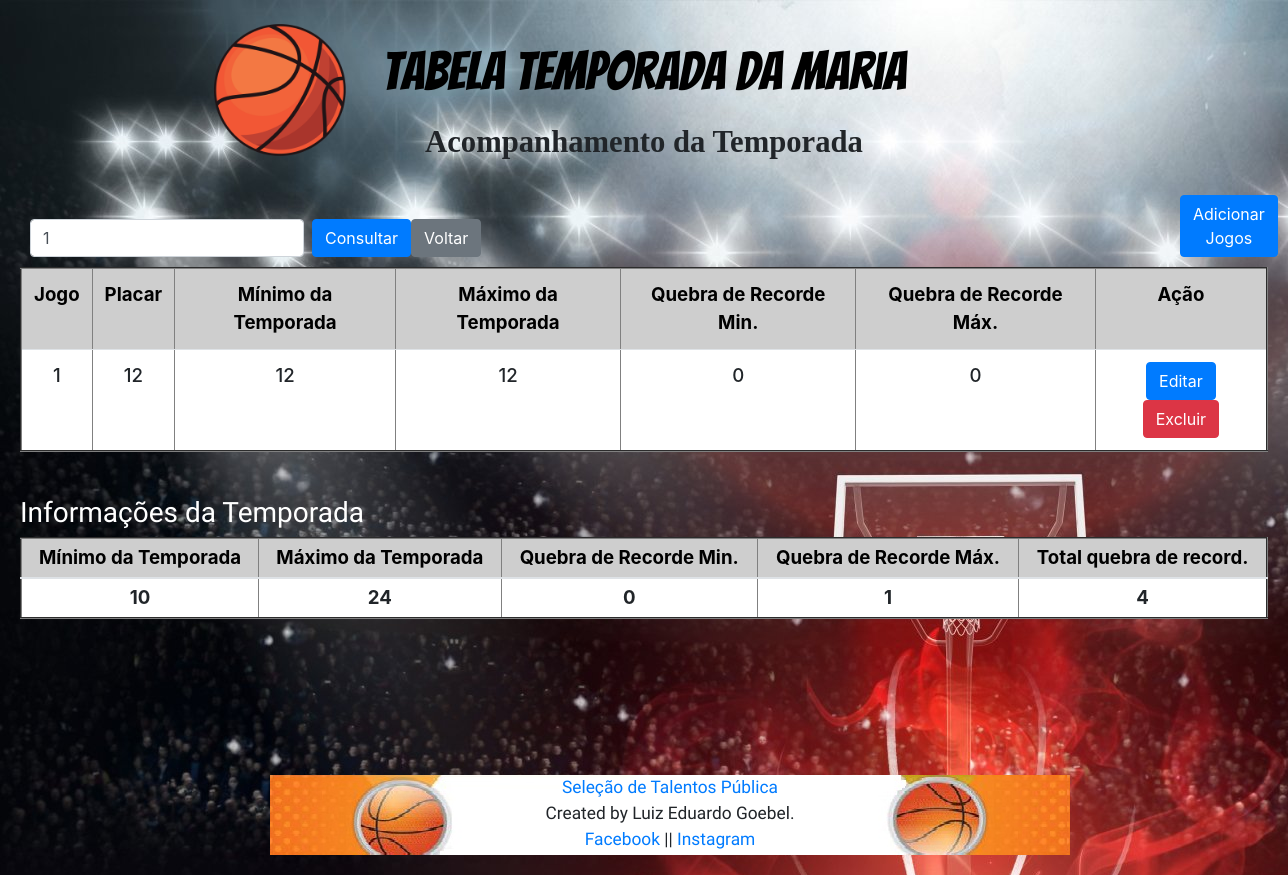
Page /index.php?jogo=1 on the committed database.
### tables this page shows
CREATE TABLE IF NOT EXISTS `dados` (
  `jogo` int(11) NOT NULL AUTO_INCREMENT,
  `placar` varchar(11) DEFAULT NULL,
  `MinT` int(11) DEFAULT NULL,
  `MaxT` int(11) DEFAULT NULL,
  `QrMin` int(11) DEFAULT NULL,
  `QrMax` int(11) DEFAULT NULL,
  `isRecord` tinyint(1) NOT NULL DEFAULT '0',
  PRIMARY KEY (`jogo`)
);

### index.php (the view, shortened to what this page needs)
<?php
include("conexao.php");
$jogo = $_GET['jogo'];
$tabela = "SELECT * FROM dados";
if ($jogo) $tabela .= ' WHERE jogo = ' . $jogo;
$prepara = mysqli_query($conexao, $tabela) or die(mysqli_error($conexao));
$queryInfTemp = 'SELECT MIN(MinT) AS MinT, MAX(MaxT) AS MaxT, MIN(QrMin) AS QrMin, MAX(QrMax) AS QrMax FROM dados';
$prepara2 = mysqli_query($conexao, $queryInfTemp) or die(mysqli_error($conexao));
$infTemp = mysqli_fetch_assoc($prepara2);
$queryInfTemp2 = 'SELECT COUNT(*) AS totalRecord FROM dados WHERE isRecord = 1';
$prepara3      = mysqli_query($conexao, $queryInfTemp2) or die(mysqli_error($conexao));
$infTemp2      = mysqli_fetch_assoc($prepara3);
?>
<!doctype html>
<html lang="pt-br">
<head>
    <link rel="stylesheet" href="https://stackpath.bootstrapcdn.com/bootstrap/4.5.2/css/bootstrap.min.css">
    <link rel="stylesheet" href="estilizacao.css">
</head>
<body>
    <div class="cabecalho">
        <div class="container-fluid">
            <h1>Tabela Temporada da Maria<h1><br>
                    <h2>Acompanhamento da Temporada<h2>
        </div>
    </div>
    <div id="imagembola"><img id="bola" src="imagens/bola.png" alt=""></div>
    <div id="BtnAdd">
        <a class="btn btn-primary" href="form_jogo.php">Adicionar Jogos</a>
    </div>
    <div class="BtnConsulta">
        <form class="form-inline" method="GET">
            <input class="form-control mr-sm-2" name="jogo" type="search" placeholder="Buscar Jogo" aria-label="Search" value="<?= $jogo ?>">
            <button class="btn btn-primary" type="submit">Consultar</button>
            <?php
            if ($jogo) {
                print '<button onclick="window.location.href=\'index.php\'" class="btn btn-secondary" type="button">Voltar</button>';
            }
            ?>
        </form>
    </div>
    <table class="table table-hover" border="2">
        <thead id="CabecalhoTbl">
            <tr>
                <td>Jogo</td>
                <td>Placar</td>
                <td>Mínimo da Temporada</td>
                <td>Máximo da Temporada</td>
                <td>Quebra de Recorde Min.</td>
                <td>Quebra de Recorde Máx.</td>
                <td>Ação</td>
            </tr>
        </thead>
        <tbody id="DadosTabela">
            <tr>
                <?php while ($dado = mysqli_fetch_assoc($prepara)) { ?>
            <tr>
                <td><?php echo $dado["jogo"]; ?></td>
                <td><?php echo $dado["placar"]; ?></td>
                <td><?php echo $dado["MinT"]; ?></td>
                <td><?php echo $dado["MaxT"]; ?></td>
                <td><?php echo $dado["QrMin"]; ?></td>
                <td><?php echo $dado["QrMax"]; ?></td>
                <td>
                    <button type="button" class="btn btn-primary"><a id="btnEditar" href="form_jogo.php?jogo=<?php echo $dado["jogo"]; ?>">Editar</a>
                    </button>
                    <button type="button" class="btn btn-danger"><a id="btnDelete" href="excluir.php?jogo=<?php echo $dado["jogo"]; ?>">Excluir</a></button>
                </td>
            </tr>
        <?php } ?>
        </tr>
        </tbody>
    </table>
    <br>
    <div id="txtInfo">
        <h3>Informações da Temporada</h3>
    </div>
    <table class="table table-sm" border="2">
        <thead>
            <tr>
                <th id="Mint" scope="col">Mínimo da Temporada</th>
                <th id="Maxt" scope="col">Máximo da Temporada</th>
                <th id="QrMin" scope="col">Quebra de Recorde Min.</th>
                <th id="QrMax" scope="col">Quebra de Recorde Máx.</th>
                <th id="QrMax" scope="col">Total quebra de record.</th>
            </tr>
        </thead>
        <tbody id="TabelaInfo">
            <tr>
                <td id="tblinfomint"><?= $infTemp['MinT'] ?></td>
                <td id="tblinfomaxt"><?= $infTemp['MaxT'] ?></td>
                <td id="tblinfoqrmin"><?= $infTemp['QrMin'] ?></td>
                <td id="tblinfoqrmax"><?= $infTemp['QrMax'] ?></td>
                <td id="tblinfototal"><?= $infTemp2['totalRecord'] ?></td>
            </tr>
        </tbody>
    </table>
    <br><br><br><br><br>
    <footer id="rodape">
        <a href="http://www.publica.inf.br/" target="_blank">Seleção de Talentos Pública</a><br>
        Created by Luiz Eduardo Goebel.<br>
        <a href="https://www.facebook.com/luizeduardo.goebel/" target="_blank">Facebook</a> ||
        <a href="https://www.instagram.com/luizgoebel/" target="_blank">Instagram</a>
        <br>
    </footer>
</body>
</html>

### estilizacao.css (style rules this page uses)
body { font-size: 14pt; padding: 20px; background-color: white; background-image: url(../Projeto-Tabela-de-Jogos/imagens/background.jpg); background-repeat: no-repeat; }
div.cabecalho { text-align: center; padding: 10px; }
div.cabecalho h1 { text-align: center; padding: 10px; font-family: 'Bangers', cursive; font-size: 40pt; color: black; }
div.cabecalho h2 { text-align: center; padding: 10px; font-size: 23pt; font-family: 'Dancing Script', cursive; margin-top: -100px; font-weight: 700; }
div#BtnAdd { margin-left: 1160px; margin-bottom: -48px; }
div.BtnConsulta { padding: 10px; }
img#bola { width: 220px; margin-top: -137px; margin-left: 150px; margin-bottom: -5px; }
#Mint { color: black; background-color: #cecece; text-align: center; }
#Maxt { color: black; background-color: #cecece; text-align: center; }
#QrMin { color: black; background-color: #cecece; text-align: center; }
#QrMax { color: black; background-color: #cecece; text-align: center; }
#btnEditar { color: white; }
#btnDelete { color: white; }
div#txtInfo { font-family: 'Domine', serif; color: white; }
thead#CabecalhoTbl { color: black; background-color: #cecece; text-align: center; font-weight: bold; }
tbody#DadosTabela { text-align: center; background-color: white; font-size: 14pt; font-weight: 500; }
tbody#TabelaInfo { text-align: center; background-color: white; font-weight: bold; }
footer#rodape { background-image: url(../Projeto-Tabela-de-Jogos/imagens/footer\ banner.jpg); text-align: center; background-color: white; width: 800px; height: 80px; margin-left: 250px; font-size: 13pt; font-family: 'Courgette', cursive; }

### rows in the picture
dados: jogo "1", placar "12", MinT "12", MaxT "12", QrMin "0", QrMax "0"

### other values in the picture
$infTemp['MinT'] "10"
$infTemp['MaxT'] "24"
$infTemp['QrMin'] "0"
$infTemp['QrMax'] "1"
$infTemp2['totalRecord'] "4"
